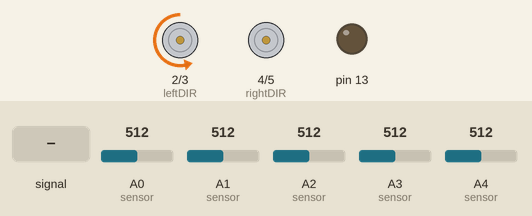
This sketch was run on a simulated Arduino Uno, built with avr-gcc and run on an emulated ATmega328P. Shown: direction and speed pins drawn as motors (green arrow = direction pin HIGH = forward, orange = LOW = backward, longer = more drive), output pins drawn as LEDs (lit = HIGH). Inputs (shaded band) come from the test bench; at power-on: A1 (sensor) = 512, A2 (sensor) = 512, A3 (sensor) = 512, A4 (sensor) = 512, A0 (sensor) = 512.

Above: at 2.2 s.
2.3 s: A0 (sensor) fed a 2 Hz sine of ±306 counts around its level
5.3 s: A1 (sensor) set to 306
At 7.37 s:
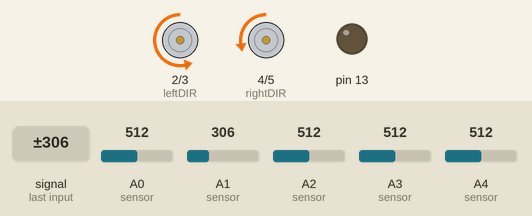
8.3 s: A2 (sensor) set to 140
At 10.12 s:
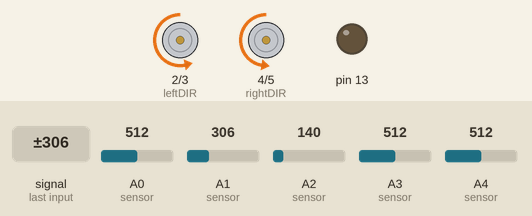
11.3 s: A3 (sensor) set to 30
At 12.14 s:
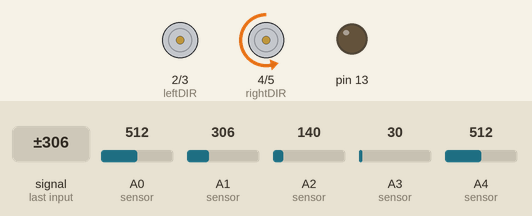
14.3 s: A4 (sensor) set to 324
17.3 s: A4 (sensor) set to 292
At 18.4 s:
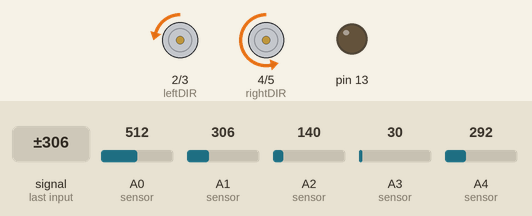
Timing chart, 0 to 21.3 s (numbered marks = the images above; inputs shaded):
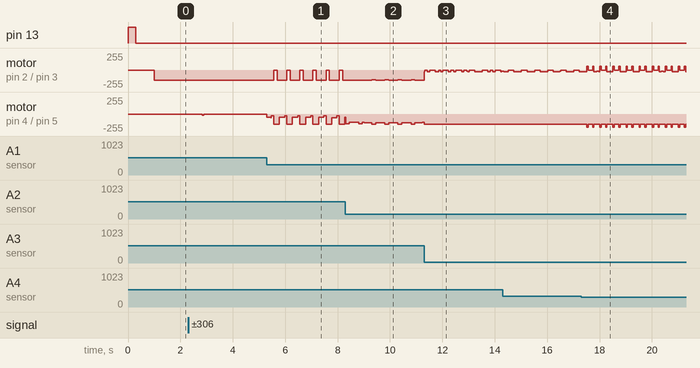

Measured:
- the behaviour switches between 306 and 305 on A4 (sensor) (found by bisection; images 3 and 4)
- after the input at 5.3 s, motor on pin 2 (leftDIR) / pin 3 (leftPWM): alternates backward 150/255 for 0.37 s and stopped for 0.13 s, starting after 0.26 s
- after the input at 11.3 s, motor on pin 4 (rightDIR) / pin 5 (rightPWM): goes on until 11.3 s, then stays backward 150/255
- after the input at 17.3 s, motor on pin 4 (rightDIR) / pin 5 (rightPWM): alternates backward 200/255 for 0.05 s and backward 150/255 for 0.17 s, starting after 0.21 s

The sketch:

sketch_feb25a.ino
```cpp
#define leftDIR 2     //leftDIR = LOW FOR FORWARD & leftDIR = HIGH FOR BACKWARD
#define leftPWM 3     //THIS PIN IS TO DECIDE THE SPEED OF LEFT MOTOR
#define rightDIR 4    //rightDIR = LOW FOR FORWARD & rightDIR = HIGH FOR BACKWARD
#define rightPWM 5    //THIS PIN IS TO DECIDE THE SPEED OF RIGHT MOTOR

#define Kp 5  //2
#define Ki 0.0001  //0.0001
#define Kd 4 //4

void runMotor(int ,int);
void sensorRead();
void findMid();
void detectBW();
void displayData();
int analogValue();

unsigned int maxSensor = 5;
unsigned int sensor[5];
unsigned int s[5];
unsigned int readVal = 0;
int Mid = 0;
int sensorHIGH = 0;
int sensorLOW = 1023;

int maxV = 150;
int right_speed, left_speed;
int positionValue;
int set_point = 35;
int proportional, integral = 0, derivative, last_proportional = 0, error_value;

void setup() {
  pinMode(leftDIR,OUTPUT);    //THIS PINS ARE USED FOR DRIVING THE MOTOR
  pinMode(leftPWM,OUTPUT);
  pinMode(rightDIR,OUTPUT);
  pinMode(rightPWM,OUTPUT);
  pinMode(13,OUTPUT);

  pinMode(sensor[0],INPUT);   //THIS PINS ARE USED FOR READ THE VALUE FROM SENSOR
  pinMode(sensor[1],INPUT);
  pinMode(sensor[2],INPUT);
  pinMode(sensor[3],INPUT);
  pinMode(sensor[4],INPUT);
  for(int t = 0; t < 1 ; t++){
    digitalWrite(13,HIGH);
    delay(300);
    digitalWrite(13,LOW);
    delay(700);
  }
  runMotor(100,100);

  Serial.begin(9600);
}

void loop() {
    readVal = analogValue();

    if(readVal == 140){
      runMotor(-200,200);
      delay(50);
    }

    positionValue = readVal;// ((float)readVal/921)*155;//155
    proportional = ((int)positionValue) - set_point;
    derivative = (proportional - last_proportional);
    integral = integral + proportional ;
    last_proportional = proportional;
    error_value = proportional * Kp + integral * Ki + derivative * Kd;

    if (error_value < -maxV) {
      error_value = -maxV;
    } if (error_value > maxV) {
      error_value = maxV;
    }
    // If error_value is less than zero calculate right turn speed values
    if (error_value < 0) {
      right_speed = maxV + error_value;
      left_speed = maxV;
    }
    // Iferror_value is greater than zero calculate left turn values
    else {
      right_speed = maxV;
      left_speed = maxV - error_value;
    }
    runMotor(left_speed, right_speed);  //Sends PWM signals to the motors
//  displayData();
}


void runMotor(int L, int R){
  if(L < 0)
    digitalWrite(leftDIR,HIGH);
  else
    digitalWrite(leftDIR,LOW);
  if(R < 0)
    digitalWrite(rightDIR,HIGH);
  else
    digitalWrite(rightDIR,LOW);
  analogWrite(leftPWM,L);
  analogWrite(rightPWM,R);
}

int analogValue(){
  sensorRead();
  findMid();
  detectBW();
  int lsa = 5;
  int pos = 0;

  for(int i = 0; i < maxSensor; i++){
    if(s[i] == 0)
    pos = pos + lsa;
    lsa = lsa * 2;
  }
  return(pos);
}

void sensorRead(){
  sensor[0] = analogRead(A0);
  sensor[1] = analogRead(A1);
  sensor[2] = analogRead(A2);
  sensor[3] = analogRead(A3);
  sensor[4] = analogRead(A4);
}

void findMid(){
  sensorHIGH = 0;
  sensorLOW = 1023;

  for(int i = 0; i < maxSensor; i++){
    if(sensor[i] > sensorHIGH)    //THIS CODICTIION IS TO DECIDE THE HIGHEST VALUE OF SENSOR
      sensorHIGH = sensor[i];
    if(sensor[i] < sensorLOW) //THIS CODICTIION IS TO DECIDE THE LOWEST VALUE OF SENSOR
      sensorLOW = sensor[i];
  }

  if(Mid == 0){
    Mid = (sensorHIGH + sensorLOW) / 2;
  }
  else{
    if((sensor[0] > Mid && sensor[1] > Mid && sensor[2] > Mid && sensor[3] > Mid && sensor[4] > Mid) || (sensor[0] < Mid && sensor[1] < Mid && sensor[2] < Mid && sensor[3] < Mid && sensor[4] < Mid))
    Mid = Mid;
    else
    Mid = (sensorHIGH + sensorLOW) / 2;
  }
}

void detectBW(){
  for(int i = 0; i < maxSensor; i++){   //THIS FOR LOOP USED TO DECIDE BLACK OR WHITE LINE
    if(sensor[i] >= Mid)
      s[i] = 1;            //THIS STATMENT SAYS THAT LINE IS WHITE
    else
      s[i] = 0;            //THIS STATMENT SAYS THAT LINE IS BLACK
  }
}


void displayData(){
  for(int i = 0; i < 5; i++){
    Serial.print(sensor[i]);
    Serial.print("\t");
  }

  Serial.print("sensorHIGH = ");
  Serial.print(sensorHIGH);
  Serial.print("\t");
  Serial.print("Sensor Ref(Mid) = ");
  Serial.print(Mid);
  Serial.print("\t");
  Serial.print("sensorLOW = ");
  Serial.print(sensorLOW);
  Serial.println();

  for(int i = 0; i < 5; i++){
    Serial.print(s[i]);
    Serial.print("\t");
  }
  Serial.println();
  Serial.println();
  Serial.print("readVal = ");
  Serial.print(readVal);
  Serial.print("\t");
  Serial.print("proportional = ");
  Serial.print(proportional);
  Serial.print("\t");
  Serial.print("integral = ");
  Serial.print(integral);
  Serial.print("\t");
  Serial.print("derivative = ");
  Serial.print(derivative);
  Serial.print("\t");
  Serial.print("error_value = ");
  Serial.print(error_value);
  Serial.print("\t");
  Serial.print("left_speed = ");
  Serial.print(left_speed);
  Serial.print("\t");
  Serial.print("right_speed = ");
  Serial.print(right_speed);
  Serial.print("\t");
  Serial.println();
  Serial.println();
  delay(500);
}
```
